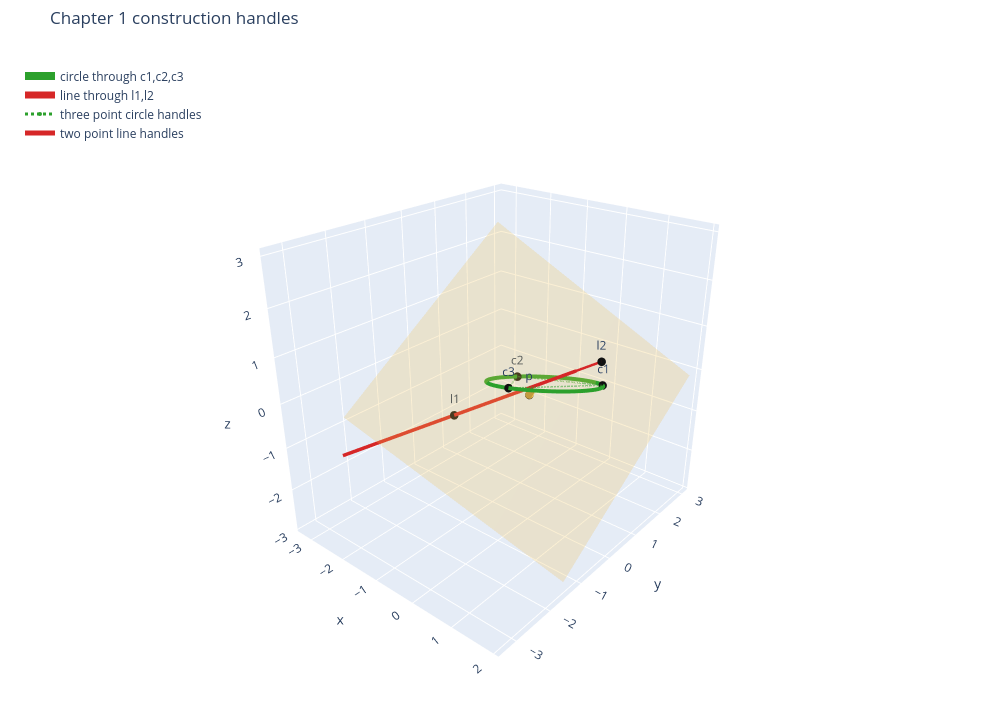

The cell this chart's notebook holds for it:
### Code cell
fig_construct = go.Figure()
fig_construct.add_trace(plane_surface_trace(plane, "reflecting plane"))
fig_construct.add_trace(curve_trace(circle_points, "circle through c1,c2,c3", COLORS["circle"], width=8))
fig_construct.add_trace(line_trace(L, "line through l1,l2", COLORS["line"]))
fig_construct.add_trace(segment_trace(np.array([c1, c2, c3, c1]), "three point circle handles", "#2ca02c", width=3, dash="dot"))
fig_construct.add_trace(segment_trace(np.array([l1, l2]), "two point line handles", "#d62728", width=5))
fig_construct.add_trace(point_trace(control_points, ["c1", "c2", "c3", "l1", "l2", "p"], "#111111"))
fig_construct.add_trace(
    go.Cone(
        x=[plane_point[0]],
        y=[plane_point[1]],
        z=[plane_point[2]],
        u=[plane.normal[0]],
        v=[plane.normal[1]],
        w=[plane.normal[2]],
        name="plane normal",
        anchor="tail",
        sizemode="absolute",
        sizeref=0.35,
        colorscale=[[0, "#f2c14e"], [1, "#f2c14e"]],
        showscale=False,
    )
)
finish_figure(fig_construct, "Chapter 1 construction handles")

construction_path = save_plotly_html(
    fig_construct,
    "chapter-01",
    "plots",
    "construction-handles.html",
    root=ARTIFACT_ROOT,
)
print(f"saved {construction_path}")
fig_construct

### Figure 1 — Plotly figure (JSON) as saved in the notebook; plotly's stock layout.template omitted (floating-point values rounded to 4 significant figures; data arrays with more than 128 entries replaced by an {"elided": "..."} marker saying what was removed)
{"data": [{"colorscale": [[0, "#f2c14e"], [1, "#f2c14e"]], "hoverinfo": "skip", "name": "reflecting plane", "opacity": 0.24, "showscale": false, "type": "surface", "x": {"elided": "18x18 float values"}, "y": {"elided": "18x18 float values"}, "z": {"elided": "18x18 float values"}}, {"line": {"color": "#2ca02c", "width": 8}, "mode": "lines", "name": "circle through c1,c2,c3", "type": "scatter3d", "x": {"elided": "180 float values"}, "y": {"elided": "180 float values"}, "z": {"elided": "180 float values"}}, {"line": {"color": "#d62728", "width": 7}, "mode": "lines", "name": "line through l1,l2", "type": "scatter3d", "x": [-3.297, -3.246, -3.194, -3.142, -3.09, -3.038, -2.986, -2.935, -2.883, -2.831, -2.779, -2.727, -2.675, -2.624, -2.572, -2.52, -2.468, -2.416, -2.364, -2.313, -2.261, -2.209, -2.157, -2.105, -2.053, -2.002, -1.95, -1.898, -1.846, -1.794, -1.742, -1.691, -1.639, -1.587, -1.535, -1.483, -1.431, -1.38, -1.328, -1.276, -1.224, -1.172, -1.12, -1.069, -1.017, -0.9649, -0.9131, -0.8613, -0.8094, -0.7576, -0.7058, -0.6539, -0.6021, -0.5503, -0.4984, -0.4466, -0.3948, -0.3429, -0.2911, -0.2393, -0.1875, -0.1356, -0.08379, -0.03196, 0.01988, 0.07171, 0.1235, 0.1754, 0.2272, 0.279, 0.3309, 0.3827, 0.4345, 0.4864, 0.5382, 0.59, 0.6419, 0.6937, 0.7455, 0.7973], "y": [-2.237, -2.203, -2.169, -2.135, -2.102, -2.068, -2.034, -2.0, -1.966, -1.932, -1.899, -1.865, -1.831, -1.797, -1.763, -1.729, -1.695, -1.662, -1.628, -1.594, -1.56, -1.526, -1.492, -1.459, -1.425, -1.391, -1.357, -1.323, -1.289, -1.255, -1.222, -1.188, -1.154, -1.12, -1.086, -1.052, -1.018, -0.9846, -0.9508, -0.9169, -0.8831, -0.8492, -0.8154, -0.7815, -0.7477, -0.7138, -0.68, -0.6461, -0.6123, -0.5784, -0.5446, -0.5107, -0.4769, -0.443, -0.4092, -0.3753, -0.3415, -0.3076, -0.2738, -0.2399, -0.2061, -0.1722, -0.1384, -0.1045, -0.07069, -0.03684, -0.002995, 0.03085, 0.0647, 0.09855, 0.1324, 0.1663, 0.2001, 0.2339, 0.2678, 0.3016, 0.3355, 0.3693, 0.4032, 0.437], "z": [-1.695, -1.666, -1.637, -1.608, -1.579, -1.55, -1.521, -1.492, -1.463, -1.434, -1.405, -1.376, -1.347, -1.318, -1.289, -1.26, -1.231, -1.202, -1.173, -1.144, -1.115, -1.086, -1.057, -1.028, -0.9992, -0.9703, -0.9413, -0.9123, -0.8833, -0.8543, -0.8253, -0.7964, -0.7674, -0.7384, -0.7094, -0.6804, -0.6514, -0.6225, -0.5935, -0.5645, -0.5355, -0.5065, -0.4775, -0.4486, -0.4196, -0.3906, -0.3616, -0.3326, -0.3036, -0.2747, -0.2457, -0.2167, -0.1877, -0.1587, -0.1297, -0.1008, -0.07177, -0.04279, -0.01381, 0.01518, 0.04416, 0.07314, 0.1021, 0.1311, 0.1601, 0.1891, 0.2181, 0.247, 0.276, 0.305, 0.334, 0.363, 0.392, 0.4209, 0.4499, 0.4789, 0.5079, 0.5369, 0.5659, 0.5948]}, {"line": {"color": "#2ca02c", "dash": "dot", "width": 3}, "marker": {"color": "#2ca02c", "size": 4}, "mode": "lines+markers", "name": "three point circle handles", "type": "scatter3d", "x": [1.1, -0.82, 0.2, 1.1], "y": [0.95, 0.62, -0.92, 0.95], "z": [0.18, -0.1, 0.55, 0.18]}, {"line": {"color": "#d62728", "width": 5}, "marker": {"color": "#d62728", "size": 4}, "mode": "lines+markers", "name": "two point line handles", "type": "scatter3d", "x": [-1.25, 1.2], "y": [-0.9, 0.7], "z": [-0.55, 0.82]}, {"marker": {"color": "#111111", "size": 5}, "mode": "markers+text", "name": "control points", "showlegend": false, "text": ["c1", "c2", "c3", "l1", "l2", "p"], "textposition": "top center", "type": "scatter3d", "x": [1.1, -0.82, 0.2, -1.25, 1.2, 0.08], "y": [0.95, 0.62, -0.92, -0.9, 0.7, -0.12], "z": [0.18, -0.1, 0.55, -0.55, 0.82, 0.05]}, {"anchor": "tail", "colorscale": [[0, "#f2c14e"], [1, "#f2c14e"]], "name": "plane normal", "showscale": false, "sizemode": "absolute", "sizeref": 0.35, "type": "cone", "u": [0.6977], "v": [-0.3788], "w": [0.608], "x": [0.08], "y": [-0.12], "z": [0.05]}], "layout": {"height": 720, "legend": {"bgcolor": "rgba(255,255,255,0.65)", "x": 0.02, "y": 0.98}, "margin": {"b": 0, "l": 0, "r": 0, "t": 48}, "scene": {"aspectmode": "data", "camera": {"eye": {"x": 1.55, "y": -1.85, "z": 1.2}}, "xaxis": {"title": {"text": "x"}}, "yaxis": {"title": {"text": "y"}}, "zaxis": {"title": {"text": "z"}}}, "title": {"text": "Chapter 1 construction handles"}, "width": 1000}}
